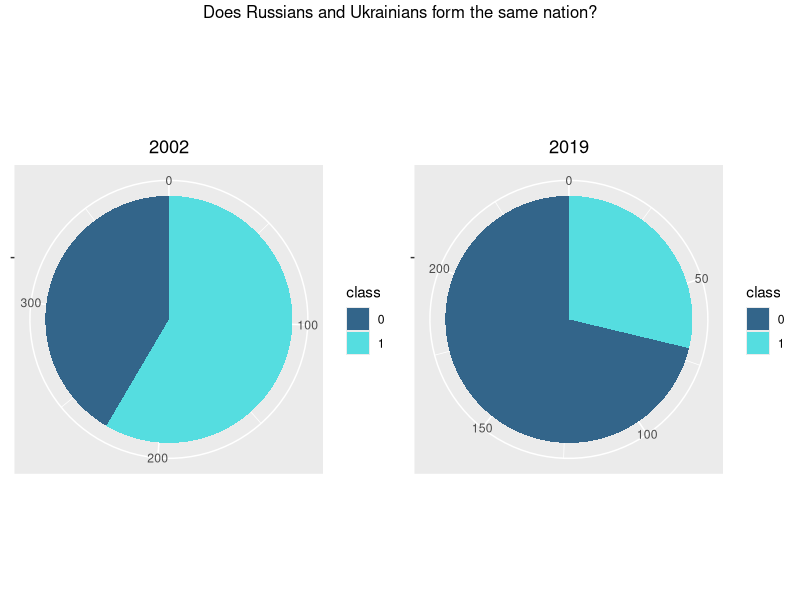

The R source for this figure:
## ---- chunk 1
library(gridExtra)
library(dplyr)
library(ggplot2)
## ---- chunk 2
pooled <- read.csv(file="pooled.csv")
## ---- chunk 3
 r_u1 <- pooled %>% 
  filter(year == "2002") %>%
  ggplot(aes(x = "", fill = factor(r_u_same))) + 
  geom_bar(width = 1) +
  theme(axis.line = element_blank(), 
        plot.title = element_text(hjust=0.5)) + 
  labs(fill="class", 
       x=NULL, 
       y=NULL, 
       title="2002") + coord_polar(theta = "y", start=0) + scale_fill_manual(values=c("#33658A", "#55DDE0"))
r_u2 <-  pooled %>% 
  filter(year == "2019") %>%
  ggplot(aes(x = "", fill = factor(r_u_same))) + 
  geom_bar(width = 1) +
  theme(axis.line = element_blank(), 
        plot.title = element_text(hjust=0.5)) + 
  labs(fill="class", 
       x=NULL, 
       y=NULL, 
       title="2019") + coord_polar(theta = "y", start=0) + scale_fill_manual(values=c("#33658A", "#55DDE0"))

grid.arrange(r_u1, r_u2, nrow=1, top="Does Russians and Ukrainians form the same nation?")
## ---- chunk 4
pooled.policy <- subset(pooled, east + west == 1)
pooled.policy$y2019 <- ifelse(pooled.policy$year == "2019", 1, 0)
## ---- chunk 5
war_effect_russia <- glm(r_u_same ~ y2019 + east + y2019 * east + poor + very_poor + higher_edu + trust_ZMI + move_forever, pooled.policy, family = binomial(logit))
summary(war_effect_russia)
## ---- chunk 6
war_effect_satisfaction <- lm(life_satisf ~ y2019 + east + y2019 * east +with_parents + trust_friends + trust_ZMI + move_forever + trust_banks, pooled.policy)
summary(war_effect_satisfaction)
## ---- chunk 7
war_effect_move <- glm(move_forever ~ y2019 + east + y2019 * east +with_parents + trust_friends + trust_ZMI + move_forever + trust_banks + trust_president + trust_family + trust_edu + poor + very_poor + higher_edu, pooled.policy, family = binomial(logit))
summary(war_effect_move)
